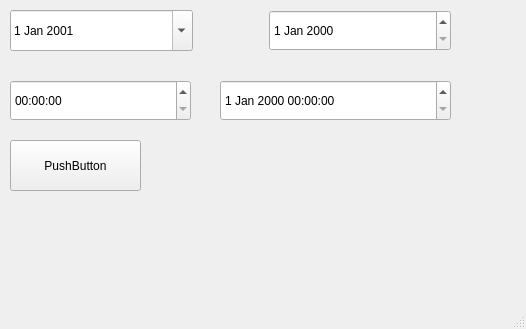
<?xml version="1.0" encoding="UTF-8"?>
<ui version="4.0">
 <class>MainWindow</class>
 <widget class="QMainWindow" name="MainWindow">
  <property name="geometry">
   <rect>
    <x>0</x>
    <y>0</y>
    <width>526</width>
    <height>329</height>
   </rect>
  </property>
  <property name="windowTitle">
   <string>MainWindow</string>
  </property>
  <widget class="QWidget" name="centralwidget">
   <widget class="QTimeEdit" name="timeEdit">
    <property name="geometry">
     <rect>
      <x>10</x>
      <y>80</y>
      <width>181</width>
      <height>41</height>
     </rect>
    </property>
   </widget>
   <widget class="QDateTimeEdit" name="dateTimeEdit">
    <property name="geometry">
     <rect>
      <x>220</x>
      <y>80</y>
      <width>231</width>
      <height>41</height>
     </rect>
    </property>
   </widget>
   <widget class="QPushButton" name="btnCalculate">
    <property name="geometry">
     <rect>
      <x>10</x>
      <y>140</y>
      <width>131</width>
      <height>51</height>
     </rect>
    </property>
    <property name="text">
     <string>PushButton</string>
    </property>
   </widget>
   <widget class="QWidget" name="">
    <property name="geometry">
     <rect>
      <x>10</x>
      <y>10</y>
      <width>441</width>
      <height>41</height>
     </rect>
    </property>
    <layout class="QHBoxLayout" name="horizontalLayout">
     <item>
      <widget class="QDateEdit" name="dateStart">
       <property name="sizePolicy">
        <sizepolicy hsizetype="Minimum" vsizetype="Preferred">
         <horstretch>0</horstretch>
         <verstretch>0</verstretch>
        </sizepolicy>
       </property>
       <property name="calendarPopup">
        <bool>true</bool>
       </property>
       <property name="date">
        <date>
         <year>2001</year>
         <month>1</month>
         <day>1</day>
        </date>
       </property>
      </widget>
     </item>
     <item>
      <spacer name="horizontalSpacer">
       <property name="orientation">
        <enum>Qt::Horizontal</enum>
       </property>
       <property name="sizeType">
        <enum>QSizePolicy::Fixed</enum>
       </property>
       <property name="sizeHint" stdset="0">
        <size>
         <width>70</width>
         <height>20</height>
        </size>
       </property>
      </spacer>
     </item>
     <item>
      <widget class="QDateEdit" name="dateEnd">
       <property name="sizePolicy">
        <sizepolicy hsizetype="Minimum" vsizetype="Preferred">
         <horstretch>0</horstretch>
         <verstretch>0</verstretch>
        </sizepolicy>
       </property>
      </widget>
     </item>
    </layout>
   </widget>
  </widget>
  <widget class="QMenuBar" name="menubar">
   <property name="geometry">
    <rect>
     <x>0</x>
     <y>0</y>
     <width>526</width>
     <height>26</height>
    </rect>
   </property>
  </widget>
  <widget class="QStatusBar" name="statusbar"/>
 </widget>
 <resources/>
 <connections/>
</ui>
